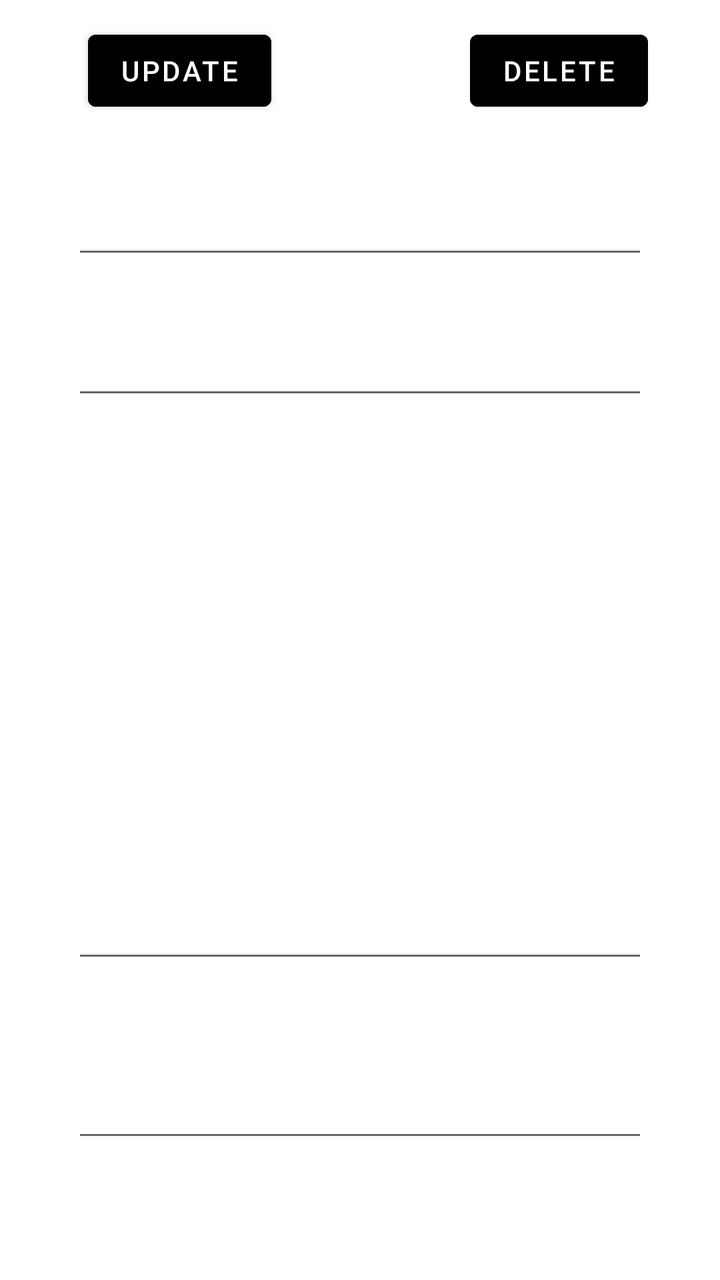
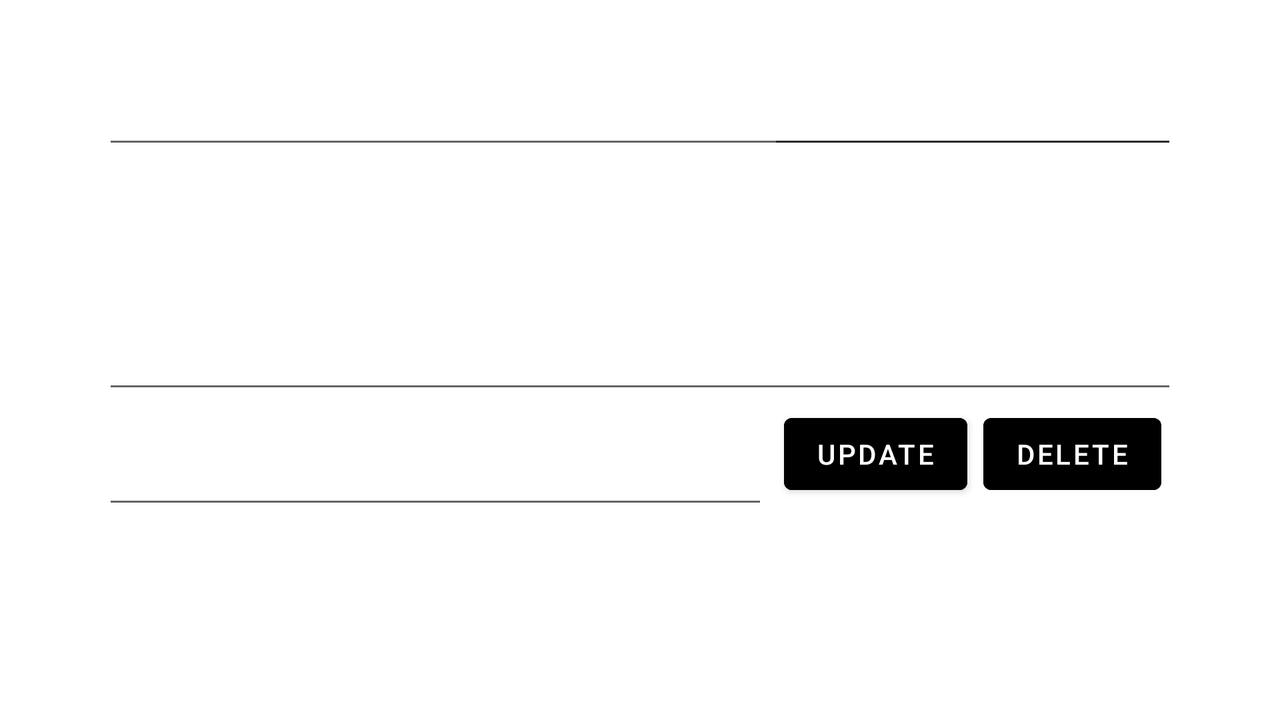

Compare how this app lays out the same screen by default and in its alternative resource folder. The renders come first, then the two layout files and the values they reference.
<!-- AndroidManifest.xml: application theme Theme.SimpleKnowledgeBase -->
<!-- res/layout/fragment_update_delete_entry.xml -->
<?xml version="1.0" encoding="utf-8"?>
<androidx.constraintlayout.widget.ConstraintLayout xmlns:android="http://schemas.android.com/apk/res/android"
    xmlns:app="http://schemas.android.com/apk/res-auto"
    xmlns:tools="http://schemas.android.com/tools"
    android:layout_width="match_parent"
    android:layout_height="match_parent">

    <EditText
        android:id="@+id/updateDelete_tv_title"
        android:layout_width="0dp"
        android:layout_height="0dp"
        android:ems="10"
        android:inputType = "textMultiLine"
        android:minHeight="48dp"
        app:layout_constraintBottom_toTopOf="@+id/guidelineHorizontalBelowTitle"
        app:layout_constraintEnd_toStartOf="@+id/guidelineVerticalRight"
        app:layout_constraintStart_toStartOf="@+id/guidelineVerticalLeft"
        app:layout_constraintTop_toTopOf="@+id/guidelineHorizontalAboveTitle" />

    <EditText
        android:id="@+id/updateDelete_tv_category"
        android:layout_width="0dp"
        android:layout_height="0dp"
        android:ems="10"
        android:inputType="textPersonName"
        android:minHeight="48dp"
        app:layout_constraintBottom_toTopOf="@+id/guidelineHorizontalBelowCategory"
        app:layout_constraintEnd_toStartOf="@+id/guidelineVerticalRight"
        app:layout_constraintStart_toStartOf="@+id/guidelineVerticalLeft"
        app:layout_constraintTop_toTopOf="@+id/guidelineHorizontalAboveCategory" />

    <EditText
        android:id="@+id/updateDelete_tv_description"
        android:layout_width="0dp"
        android:layout_height="0dp"
        android:ems="10"
        android:inputType = "textMultiLine"
        android:lines="8"
        android:maxLength="400"
        android:maxLines="10"
        android:minLines="6"
        app:layout_constraintBottom_toTopOf="@+id/guidelineHorizontalBelowDescription"
        app:layout_constraintEnd_toStartOf="@+id/guidelineVerticalRight"
        app:layout_constraintStart_toStartOf="@+id/guidelineVerticalLeft"
        app:layout_constraintTop_toTopOf="@+id/guidelineHorizontalAboveDescription" />

    <EditText
        android:id="@+id/updateDelete_tv_source"
        android:layout_width="0dp"
        android:layout_height="0dp"
        android:ems="10"
        android:inputType = "textMultiLine"
        app:layout_constraintBottom_toTopOf="@+id/guidelineHorizontalBelowSource"
        app:layout_constraintEnd_toStartOf="@+id/guidelineVerticalRight"
        app:layout_constraintStart_toStartOf="@+id/guidelineVerticalLeft"
        app:layout_constraintTop_toTopOf="@+id/guidelineHorizontalAboveSource" />

    <Button
        android:id="@+id/updateDelete_btn_update"
        android:layout_width="wrap_content"
        android:layout_height="wrap_content"
        android:layout_marginStart="8dp"
        android:backgroundTint="@color/black"
        android:text="Update"
        app:layout_constraintBottom_toTopOf="@+id/guidelineHorizontalBelowButtons"
        app:layout_constraintStart_toStartOf="@+id/guidelineVerticalLeft"
        app:layout_constraintTop_toTopOf="@+id/guidelineHorizontalAboveButtons" />

    <Button
        android:id="@+id/updateDelete_btn_delete"
        android:layout_width="wrap_content"
        android:layout_height="wrap_content"
        android:backgroundTint="@color/black"
        android:text="Delete"
        app:layout_constraintBottom_toTopOf="@+id/guidelineHorizontalBelowButtons"
        app:layout_constraintEnd_toStartOf="@+id/guidelineVerticalRight"
        app:layout_constraintTop_toTopOf="@+id/guidelineHorizontalAboveButtons" />

    <androidx.constraintlayout.widget.Guideline
        android:id="@+id/guidelineVerticalLeft"
        android:layout_width="wrap_content"
        android:layout_height="wrap_content"
        android:orientation="vertical"
        app:layout_constraintGuide_percent="0.1" />

    <androidx.constraintlayout.widget.Guideline
        android:id="@+id/guidelineVerticalRight"
        android:layout_width="wrap_content"
        android:layout_height="wrap_content"
        android:orientation="vertical"
        app:layout_constraintGuide_percent="0.9" />

    <androidx.constraintlayout.widget.Guideline
        android:id="@+id/guidelineHorizontalAboveTitle"
        android:layout_width="wrap_content"
        android:layout_height="wrap_content"
        android:orientation="horizontal"
        app:layout_constraintGuide_percent="0.11" />

    <androidx.constraintlayout.widget.Guideline
        android:id="@+id/guidelineHorizontalBelowTitle"
        android:layout_width="wrap_content"
        android:layout_height="wrap_content"
        android:orientation="horizontal"
        app:layout_constraintGuide_percent="0.21" />

    <androidx.constraintlayout.widget.Guideline
        android:id="@+id/guidelineHorizontalAboveCategory"
        android:layout_width="wrap_content"
        android:layout_height="wrap_content"
        android:orientation="horizontal"
        app:layout_constraintGuide_percent="0.23" />

    <androidx.constraintlayout.widget.Guideline
        android:id="@+id/guidelineHorizontalBelowCategory"
        android:layout_width="wrap_content"
        android:layout_height="wrap_content"
        android:orientation="horizontal"
        app:layout_constraintGuide_percent="0.32" />

    <androidx.constraintlayout.widget.Guideline
        android:id="@+id/guidelineHorizontalAboveDescription"
        android:layout_width="wrap_content"
        android:layout_height="wrap_content"
        android:orientation="horizontal"
        app:layout_constraintGuide_percent="0.34" />

    <androidx.constraintlayout.widget.Guideline
        android:id="@+id/guidelineHorizontalBelowDescription"
        android:layout_width="wrap_content"
        android:layout_height="wrap_content"
        android:orientation="horizontal"
        app:layout_constraintGuide_percent="0.76" />

    <androidx.constraintlayout.widget.Guideline
        android:id="@+id/guidelineHorizontalAboveSource"
        android:layout_width="wrap_content"
        android:layout_height="wrap_content"
        android:orientation="horizontal"
        app:layout_constraintGuide_percent="0.78" />

    <androidx.constraintlayout.widget.Guideline
        android:id="@+id/guidelineHorizontalBelowSource"
        android:layout_width="wrap_content"
        android:layout_height="wrap_content"
        android:orientation="horizontal"
        app:layout_constraintGuide_percent="0.9" />

    <androidx.constraintlayout.widget.Guideline
        android:id="@+id/guidelineHorizontalAboveButtons"
        android:layout_width="wrap_content"
        android:layout_height="wrap_content"
        android:orientation="horizontal"
        app:layout_constraintGuide_percent="0.02" />

    <androidx.constraintlayout.widget.Guideline
        android:id="@+id/guidelineHorizontalBelowButtons"
        android:layout_width="wrap_content"
        android:layout_height="wrap_content"
        android:orientation="horizontal"
        app:layout_constraintGuide_percent="0.09" />

</androidx.constraintlayout.widget.ConstraintLayout>
<!-- resources referenced by this layout -->
<resources>
  <color name="black">#FF000000</color>
  <style name="Theme.SimpleKnowledgeBase" parent="Theme.MaterialComponents.DayNight.DarkActionBar">
          
          <item name="colorPrimary">@color/purple_500</item>
          <item name="colorPrimaryVariant">@color/purple_700</item>
          <item name="colorOnPrimary">@color/white</item>
          
          <item name="colorSecondary">@color/teal_200</item>
          <item name="colorSecondaryVariant">@color/teal_700</item>
          <item name="colorOnSecondary">@color/black</item>
          
          <item name="android:statusBarColor" tools:targetApi="l">?attr/colorPrimaryVariant</item>
          
      </style>
  <color name="purple_500">#FF6200EE</color>
  <color name="purple_700">#FF3700B3</color>
  <color name="white">#FFFFFFFF</color>
  <color name="teal_200">#FF03DAC5</color>
  <color name="teal_700">#FF018786</color>
</resources>
<!-- res/layout-land/fragment_update_delete_entry.xml (the repository's variant of the layout above) -->
<!-- drawn on the phone turned sideways -->
<?xml version="1.0" encoding="utf-8"?>
<androidx.constraintlayout.widget.ConstraintLayout xmlns:android="http://schemas.android.com/apk/res/android"
    xmlns:app="http://schemas.android.com/apk/res-auto"
    xmlns:tools="http://schemas.android.com/tools"
    android:layout_width="match_parent"
    android:layout_height="match_parent">

    <EditText
        android:id="@+id/updateDelete_tv_title"
        android:layout_width="0dp"
        android:layout_height="0dp"
        android:ems="10"
        android:inputType="textMultiLine"
        android:minHeight="48dp"
        app:layout_constraintBottom_toTopOf="@+id/guidelineHorizontalBelowTitle"
        app:layout_constraintEnd_toStartOf="@+id/guidelineVerticalRight"
        app:layout_constraintStart_toStartOf="@+id/guidelineVerticalLeft"
        app:layout_constraintTop_toTopOf="@+id/guidelineHorizontalAboveTitle" />

    <EditText
        android:id="@+id/updateDelete_tv_category"
        android:layout_width="0dp"
        android:layout_height="0dp"
        android:ems="10"
        android:inputType="textPersonName"
        android:minHeight="48dp"
        app:layout_constraintBottom_toTopOf="@+id/guidelineHorizontalBelowTitle"
        app:layout_constraintEnd_toStartOf="@+id/guidelineVerticalRight"
        app:layout_constraintStart_toStartOf="@+id/guideline27"
        app:layout_constraintTop_toTopOf="@+id/guidelineHorizontalAboveTitle" />

    <EditText
        android:id="@+id/updateDelete_tv_description"
        android:layout_width="0dp"
        android:layout_height="0dp"
        android:ems="10"
        android:inputType="textMultiLine"
        android:lines="8"
        android:maxLength="400"
        android:maxLines="10"
        android:minLines="6"
        app:layout_constraintBottom_toTopOf="@+id/guidelineHorizontalBelowDescription"
        app:layout_constraintEnd_toStartOf="@+id/guidelineVerticalRight"
        app:layout_constraintStart_toStartOf="@+id/guidelineVerticalLeft"
        app:layout_constraintTop_toTopOf="@+id/guidelineHorizontalAboveDescription" />

    <EditText
        android:id="@+id/updateDelete_tv_source"
        android:layout_width="0dp"
        android:layout_height="0dp"
        android:ems="10"
        android:inputType="textMultiLine"
        app:layout_constraintBottom_toTopOf="@+id/guidelineHorizontalBelowSource"
        app:layout_constraintEnd_toStartOf="@+id/guideline27"
        app:layout_constraintStart_toStartOf="@+id/guidelineVerticalLeft"
        app:layout_constraintTop_toTopOf="@+id/guidelineHorizontalAboveSource" />

    <Button
        android:id="@+id/updateDelete_btn_update"
        android:layout_width="wrap_content"
        android:layout_height="wrap_content"
        android:backgroundTint="@color/black"
        android:text="Update"
        app:layout_constraintBottom_toTopOf="@+id/guidelineHorizontalBelowSource"
        app:layout_constraintEnd_toStartOf="@+id/updateDelete_btn_delete"
        app:layout_constraintHorizontal_bias="0.5"
        app:layout_constraintStart_toEndOf="@+id/updateDelete_tv_source"
        app:layout_constraintTop_toTopOf="@+id/guidelineHorizontalAboveSource" />

    <Button
        android:id="@+id/updateDelete_btn_delete"
        android:layout_width="wrap_content"
        android:layout_height="wrap_content"
        android:backgroundTint="@color/black"
        android:text="Delete"
        app:layout_constraintBottom_toTopOf="@+id/guidelineHorizontalBelowSource"
        app:layout_constraintEnd_toEndOf="parent"
        app:layout_constraintEnd_toStartOf="@+id/guidelineVerticalRight"
        app:layout_constraintHorizontal_bias="0.5"
        app:layout_constraintStart_toEndOf="@+id/updateDelete_btn_update"
        app:layout_constraintTop_toTopOf="@+id/guidelineHorizontalAboveSource" />

    <androidx.constraintlayout.widget.Guideline
        android:id="@+id/guidelineVerticalLeft"
        android:layout_width="wrap_content"
        android:layout_height="wrap_content"
        android:orientation="vertical"
        app:layout_constraintGuide_percent="0.08" />

    <androidx.constraintlayout.widget.Guideline
        android:id="@+id/guidelineVerticalRight"
        android:layout_width="wrap_content"
        android:layout_height="wrap_content"
        android:orientation="vertical"
        app:layout_constraintGuide_percent="0.92" />

    <androidx.constraintlayout.widget.Guideline
        android:id="@+id/guidelineHorizontalAboveTitle"
        android:layout_width="wrap_content"
        android:layout_height="wrap_content"
        android:orientation="horizontal"
        app:layout_constraintGuide_percent="0.07" />

    <androidx.constraintlayout.widget.Guideline
        android:id="@+id/guidelineHorizontalBelowTitle"
        android:layout_width="wrap_content"
        android:layout_height="wrap_content"
        android:orientation="horizontal"
        app:layout_constraintGuide_percent="0.22" />

    <androidx.constraintlayout.widget.Guideline
        android:id="@+id/guidelineHorizontalAboveDescription"
        android:layout_width="wrap_content"
        android:layout_height="wrap_content"
        android:orientation="horizontal"
        app:layout_constraintGuide_percent="0.24" />

    <androidx.constraintlayout.widget.Guideline
        android:id="@+id/guidelineHorizontalBelowDescription"
        android:layout_width="wrap_content"
        android:layout_height="wrap_content"
        android:orientation="horizontal"
        app:layout_constraintGuide_percent="0.56" />

    <androidx.constraintlayout.widget.Guideline
        android:id="@+id/guidelineHorizontalAboveSource"
        android:layout_width="wrap_content"
        android:layout_height="wrap_content"
        android:orientation="horizontal"
        app:layout_constraintGuide_percent="0.54" />

    <androidx.constraintlayout.widget.Guideline
        android:id="@+id/guidelineHorizontalBelowSource"
        android:layout_width="wrap_content"
        android:layout_height="wrap_content"
        android:orientation="horizontal"
        app:layout_constraintGuide_percent="0.72" />

    <androidx.constraintlayout.widget.Guideline
        android:id="@+id/guideline27"
        android:layout_width="wrap_content"
        android:layout_height="wrap_content"
        android:orientation="vertical"
        app:layout_constraintGuide_percent="0.6" />

</androidx.constraintlayout.widget.ConstraintLayout>
